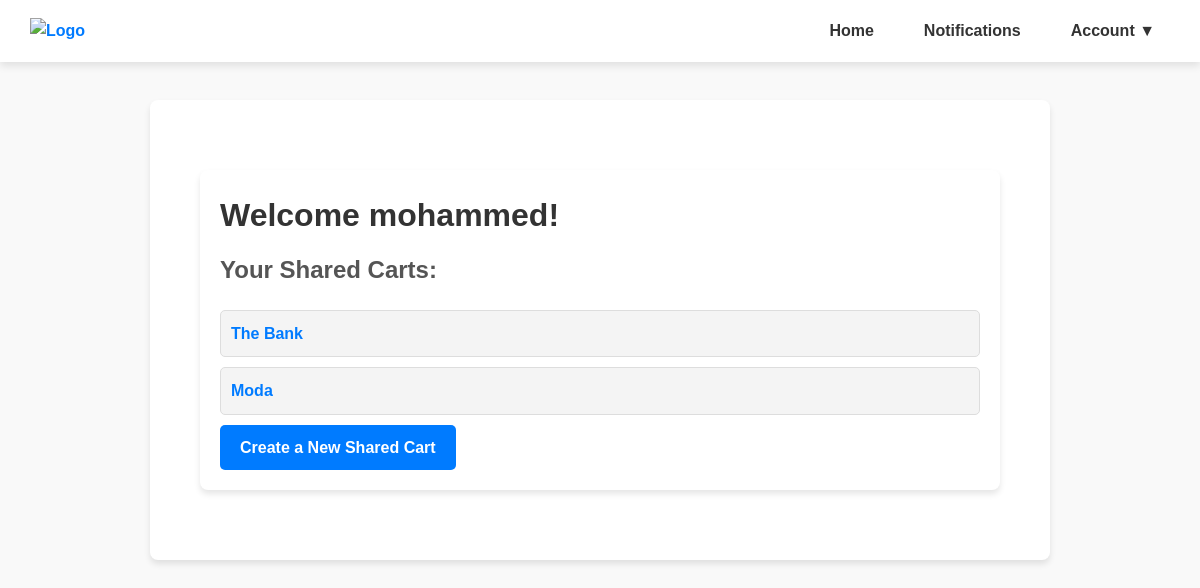
The page / (signed in) on the database as committed earlier.
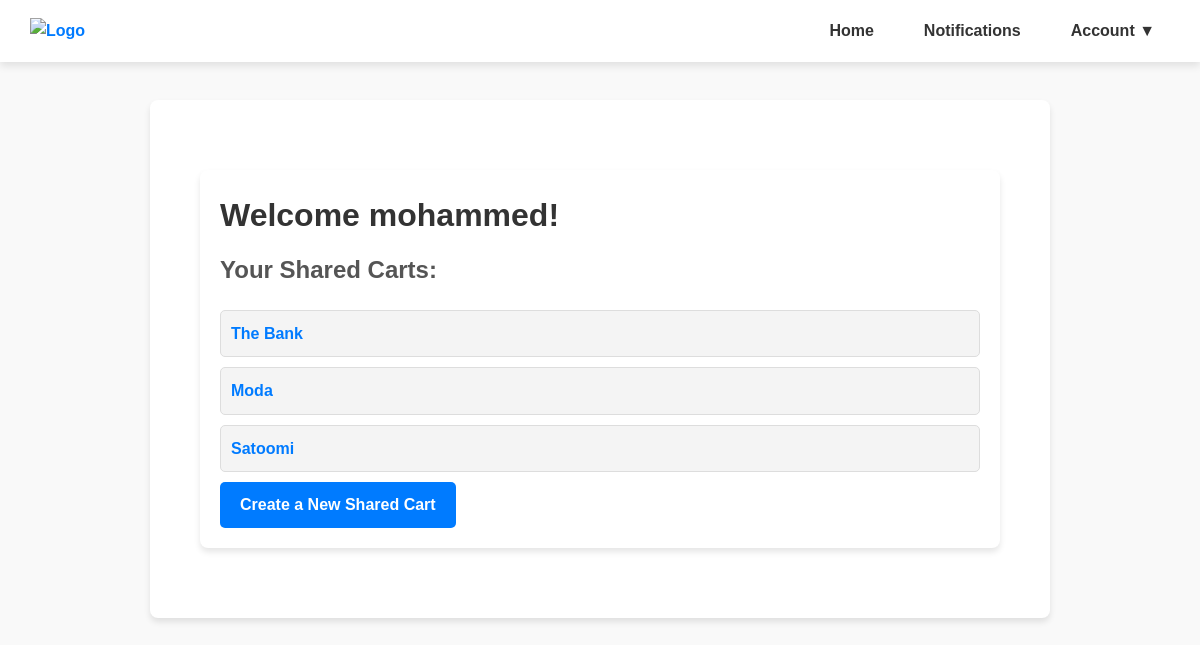
The same page on the database as committed later.
### main/models.py (models this page shows, shortened)
class SharedCart(models.Model):
    name = models.CharField(max_length=100)
    users = models.ManyToManyField(User, related_name='shared_carts')

### main/views.py (the view)
# urls.py: 2. Add a URL to urlpatterns:  path('', views.home, name='home')
@login_required
def home(request):
    shared_carts = request.user.shared_carts.all()
    context = {
        'shared_carts': shared_carts,
    }
    return render(request, 'home.html', context)

### templates/home.html (shortened to what this page needs)
{% extends 'base.html' %}
{% block content %}
<div class="container">
    <h1>Welcome {{ user.username }}!</h1>
    <h2>Your Shared Carts:</h2>
    {% if shared_carts %}
        <ul>
            {% for cart in shared_carts %}
                <li>
                    <a href="{% url 'shared_cart' cart.id %}">{{ cart.name }}</a>
                </li>
            {% endfor %}
        </ul>
    {% else %}
        <p>You are not part of any shared carts.</p>
    {% endif %}
    <a href="{% url 'create_cart' %}" class="btn-create">Create a New Shared Cart</a>
</div>
{% endblock %}

Rows that differ between the two databases and show on the page:
added SharedCart: name "Satoomi"
